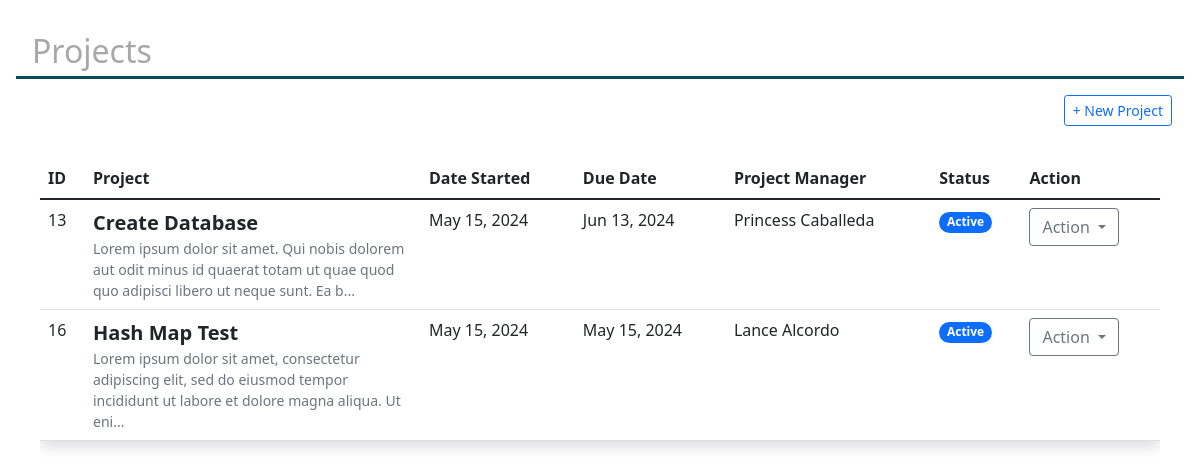
The app's page /containers/projects.php, older data.
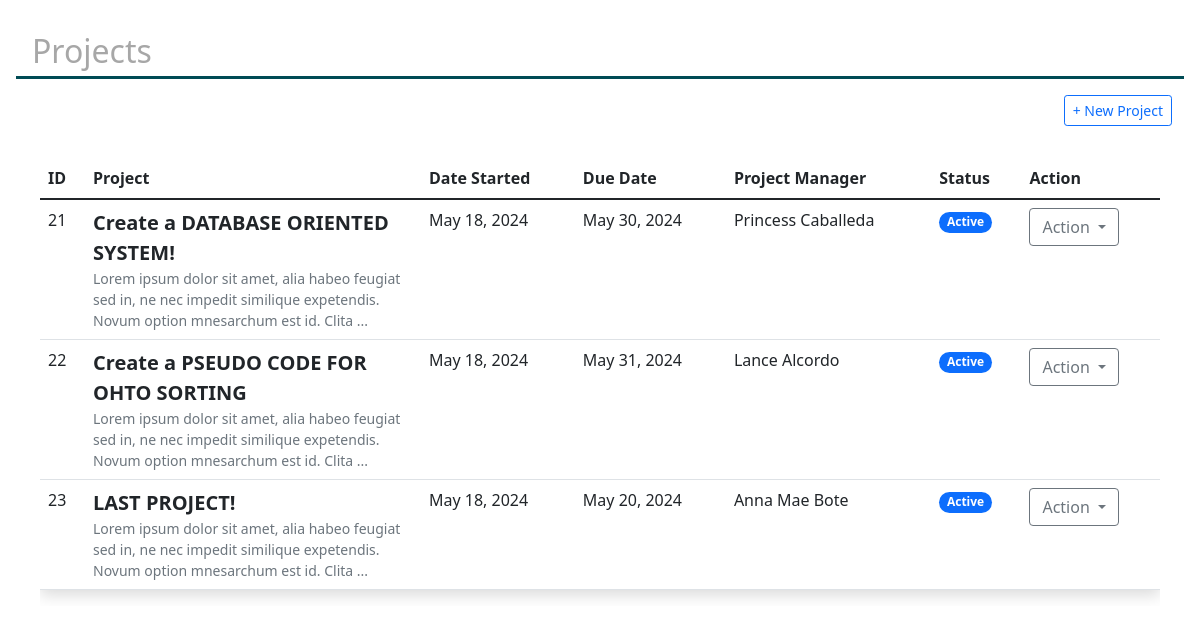
The same page, newer data.
### tables this page shows
CREATE TABLE `projects` (
  `project_id` int(6) NOT NULL,
  `project_name` varchar(50) NOT NULL,
  `start_date` date NOT NULL,
  `end_date` date NOT NULL,
  `project_manager` int(6) DEFAULT NULL,
  `project_status` enum('Active','Completed','On Hold') NOT NULL,
  `proj_description` mediumtext DEFAULT NULL
);

### containers/projects.php (the view, shortened to what this page needs)
<!DOCTYPE html>
<html lang="en">
<head>
    <link rel="stylesheet" href="styles/dashboard.css">
    <link href="https://maxcdn.bootstrapcdn.com/bootstrap/5.1.3/css/bootstrap.min.css" rel="stylesheet">
</head>
<body>
    <div class="body p-3">
        <section class="pageTitle1 p-3">
            <h2>Projects</h2>
        </section>
        <div class="separator"></div>
        <nav class="navbar mt-2 mr-3">
            <div class="container-fluid d-flex align-items-center space-in-between">
                <button class="adbtn btn btn-outline-primary btn-sm mb-0" type="button"
                    onclick="window.location.href='main.php?page=newProject'">+ New Project</button>
            </div>
        </nav>
        <section class="p-4">
            <div class="table-responsive">
                <table class="table datatable">
                    <thead class="thead-dark">
                        <tr>
                            <th scope="col">ID</th>
                            <th scope="col" class="project-column">Project</th>
                            <th scope="col">Date Started</th>
                            <th scope="col">Due Date</th>
                            <th scope="col">Project Manager</th>
                            <th scope="col">Status</th>
                            <th scope="col">Action</th>
                        </tr>
                    </thead>
                    <tbody id="addData">
                        <?php
                        include "dbConnect.php";
                        $sql = "SELECT p.project_id, p.project_name, p.start_date, p.end_date,
                                   CONCAT(e.empl_firstname, ' ', e.empl_lastname) AS project_manager_name,
                                   p.project_status, p.proj_description
                                FROM projects p
                                LEFT JOIN employees e ON p.project_manager = e.emp_id";
                        $result = mysqli_query($conn, $sql);
                        if (mysqli_num_rows($result) > 0) {
                            while ($row = mysqli_fetch_assoc($result)) {
                                $content = base64_decode($row['proj_description']);
                                $plainTextContent = strip_tags($content);
                                $shortContent = substr($plainTextContent, 0, 130) . '...';
                                echo "<tr>";
                                echo "<td>" . $row['project_id'] . "</td>";
                                echo "<td class='project-column'><div><div class='fw-bold fs-5'>" . $row['project_name'] . "</div>
                                    <div class='text-wrap text-muted small'>" . $shortContent . "</div>
                                    </div></td>";
                                echo "<td>" . date('M d, Y', strtotime($row['start_date'])) . "</td>";
                                echo "<td>" . date('M d, Y', strtotime($row['end_date'])) . "</td>";
                                echo "<td>" . $row['project_manager_name'] . "</td>";
                                echo "<td>";
                                $stats = htmlspecialchars($row['project_status']);
                                $badgeClass = '';
                                switch ($stats) {
                                    case 'Active':
                                        $badgeClass = 'bg-primary';
                                        break;
                                }
                                echo "<span class='badge rounded-pill $badgeClass'>$stats</span>";
                                echo "</td>";
                                echo "<td><div class='btn-group'>
                                <button type='button' class='btn btn-outline-secondary dropdown-toggle' data-bs-toggle='dropdown' aria-expanded='false'>
                                  Action
                                </button>
                                <ul class='dropdown-menu'>
                                  <li><a id='projviewbtn' class='projviewbtn dropdown-item' href='?page=viewproject&id=" . base64_encode($row['project_id']) . "' data-projId='" . $row['project_id'] . "'>View</a></li>
                                  <li><a id='projeditbtn' class='projeditbtn dropdown-item' href='#' data-projId='" . $row['project_id'] . "'>Edit</a></li>
                                  <li><hr class='dropdown-divider'></li>
                                  <li><a id='projdeletebtn' class='projdeletebtn text-danger dropdown-item' href='#' data-projId='" . $row['project_id'] . "'>Delete</a></li>
                                </ul>
                              </div>
                                  </td>";
                                echo "</tr>";
                            }
                        } else {
                            echo "<tr><td colspan='7'>No projects found</td></tr>";
                        }
                        ?>
                    </tbody>
                </table>
            </div>
        </section>
    </div>
</body>
</html>

Row changes from the older to the newer data that the page shows:
removed projects: project_id "13", project_name "Create Database", proj_description "Lorem ipsum dolor sit amet. Qui nobis dolorem aut odit minus id quaerat totam ut quae quod quo adipisci libero ut neque sunt. Ea b...", start_date "May 15, 2024", end_date "Jun 13, 2024", project_manager_name "Princess Caballeda", project_status "Active"
removed projects: project_id "16", project_name "Hash Map Test", proj_description "Lorem ipsum dolor sit amet, consectetur adipiscing elit, sed do eiusmod tempor incididunt ut labore et dolore magna aliqua. Ut eni...", start_date "May 15, 2024", end_date "May 15, 2024", project_manager_name "Lance Alcordo", project_status "Active"
added projects: project_id "21", project_name "Create a DATABASE ORIENTED SYSTEM!", proj_description "Lorem ipsum dolor sit amet, alia habeo feugiat sed in, ne nec impedit similique expetendis. Novum option mnesarchum est id. Clita ...", start_date "May 18, 2024", end_date "May 30, 2024", project_manager_name "Princess Caballeda", project_status "Active"
added projects: project_id "22", project_name "Create a PSEUDO CODE FOR OHTO SORTING", proj_description "Lorem ipsum dolor sit amet, alia habeo feugiat sed in, ne nec impedit similique expetendis. Novum option mnesarchum est id. Clita ...", start_date "May 18, 2024", end_date "May 31, 2024", project_manager_name "Lance Alcordo", project_status "Active"
added projects: project_id "23", project_name "LAST PROJECT!", proj_description "Lorem ipsum dolor sit amet, alia habeo feugiat sed in, ne nec impedit similique expetendis. Novum option mnesarchum est id. Clita ...", start_date "May 18, 2024", end_date "May 20, 2024", project_manager_name "Anna Mae Bote", project_status "Active"
